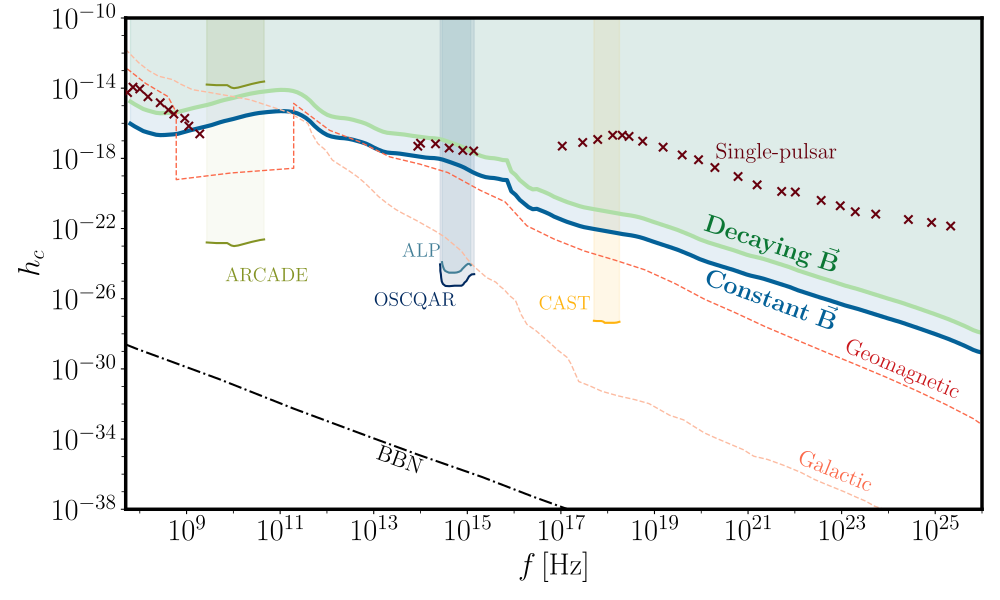

Write the Python code that produced this figure.
import numpy as np
import matplotlib.pyplot as plt
from scipy.linalg import eigh_tridiagonal, eigvalsh
import scipy.linalg.lapack
from matplotlib import rc
from scipy import special
from scipy.special import gamma
import scipy.special as sc
import mpmath
from mpmath import *
import matplotlib
from matplotlib.ticker import AutoMinorLocator, MultipleLocator
import matplotlib.ticker
from scipy import interpolate

rc('text', usetex=True)
font = {"family" : "Latin Modern Roman", "size" : 12}
rc("font", **font)

'Loading data from telescopes'

data_l = open("data/Obs.csv")
plot_data_l=np.genfromtxt(data_l, delimiter=",", dtype=float)
Plot_data_lX=np.transpose(plot_data_l)[0]
Plot_data_lY=np.transpose(plot_data_l)[1]*4*np.pi*1e3
Plot_data_lX=np.delete(Plot_data_lX, 63)
Plot_data_lY=np.delete(Plot_data_lY, 63)
Interpol_l= interpolate.interp1d(Plot_data_lX,Plot_data_lY,kind='cubic')
data_l2 = open("data/Obs-2.csv")
plot_data_l2=np.genfromtxt(data_l2, delimiter=",", dtype=float)
Plot_data_l2X=np.transpose(plot_data_l2)[0]
Plot_data_l2Y=np.transpose(plot_data_l2)[1]*4*np.pi*1e3
Plot_data_l2X=np.delete(Plot_data_l2X, 63)
Plot_data_l2Y=np.delete(Plot_data_l2Y, 63)
Interpol_l= interpolate.interp1d(Plot_data_lX,Plot_data_lY,kind='cubic')
Interpol_l2= interpolate.interp1d(Plot_data_l2X,Plot_data_l2Y,kind='cubic')
#Interpol2= interpolate.interp1d(Plot_dataX,Plot_dataY,kind='cubic')
#

Plot_FluxM1 = np.loadtxt("data/Plot_FluxM1.txt")
Plot_FluxM2 = np.loadtxt("data/Plot_FluxM2.txt")

#####
folder = "data/"
#folder = ""
data_old = open(folder+"ITO23.csv")
plot_data_old=np.genfromtxt(data_old, delimiter=",", dtype=float)
Plot_data_oldX=np.transpose(plot_data_old)[0]
Plot_data_oldY=np.transpose(plot_data_old)[1]
#####
data_ALP = open(folder+"ALP.csv")
plot_data_ALP=np.genfromtxt(data_ALP, delimiter=",", dtype=float)
Plot_data_ALPX=np.transpose(plot_data_ALP)[0]
Plot_data_ALPY=np.transpose(plot_data_ALP)[1]
#Interpol_ALP= interpolate.interp1d(Plot_data_ALPX,Plot_data_ALPY,kind='cubic')
#####
data_OSC = open(folder+"OSC.csv")
plot_data_OSC=np.genfromtxt(data_OSC, delimiter=",", dtype=float)
Plot_data_OSCX=np.transpose(plot_data_OSC)[0]
Plot_data_OSCY=np.transpose(plot_data_OSC)[1]
######
data_CAST = open(folder+"CAST.csv")
plot_data_CAST=np.genfromtxt(data_CAST, delimiter=",", dtype=float)
Plot_data_CASTX=np.transpose(plot_data_CAST)[0]
Plot_data_CASTY=np.transpose(plot_data_CAST)[1]
######
data_ARC = open(folder+"ARC.csv")
plot_data_ARC=np.genfromtxt(data_ARC, delimiter=",", dtype=float)
Plot_data_ARCX=np.transpose(plot_data_ARC)[0]
Plot_data_ARCY=np.transpose(plot_data_ARC)[1]
######
data_Geo = open(folder+"Geomagnetic.csv")
plot_data_Geo=np.genfromtxt(data_Geo, delimiter=",", dtype=float)
Plot_data_GeoX=np.transpose(plot_data_Geo)[0]
Plot_data_GeoY=np.transpose(plot_data_Geo)[1]
######
data_Int = open(folder+"intergalectic.csv")
plot_data_Int=np.genfromtxt(data_Int, delimiter=",", dtype=float)
Plot_data_IntX=np.transpose(plot_data_Int)[0]
Plot_data_IntY=np.transpose(plot_data_Int)[1]
#####
######
data_BBN = open(folder+"BBN.csv")
plot_data_BBN=np.genfromtxt(data_BBN, delimiter=",", dtype=float)
Plot_data_BBNX=np.transpose(plot_data_BBN)[0]
Plot_data_BBNY=np.transpose(plot_data_BBN)[1]

#####
#####


f_mat=np.logspace(7.8,26,200)
f_mat_long=np.logspace(9,25,200)

colors = plt.cm.hot(np.linspace(0,1,15))
colors2 = plt.cm.Greens(np.linspace(0,1,7))
colors3 = plt.cm.PuBu(np.linspace(0,1,7))
colors4 = plt.cm.Reds(np.linspace(0,1,5))




fig=plt.figure(figsize=(10,6))
ax = fig.add_subplot()

ax.plot(f_mat,np.sqrt(2*np.pi)*np.sqrt(Interpol_l(f_mat)/(Plot_FluxM1)),'-',color=colors3[5],linewidth=3)
ax.plot(f_mat,np.sqrt(2*np.pi)*np.sqrt(Interpol_l(f_mat)/(Plot_FluxM2)),'-',color=colors2[2],linewidth=3)

const_B = np.vstack((f_mat,np.sqrt(2*np.pi)*np.sqrt(Interpol_l(f_mat)/(Plot_FluxM1)))).transpose()
decay_B = np.vstack((f_mat,np.sqrt(2*np.pi)*np.sqrt(Interpol_l(f_mat)/(Plot_FluxM2)))).transpose()

np.savetxt("bound_const_B.dat",const_B)
np.savetxt("bound_decay_B.dat",decay_B)


ax.scatter(Plot_data_oldX,Plot_data_oldY,marker='x',color=colors4[4],label='Single Pulsar, Ito 23', zorder = 11)

ax.plot(Plot_data_GeoX,Plot_data_GeoY,'--',color=colors4[2],linewidth=1,label='Geomagnetic')
ax.plot(Plot_data_IntX,Plot_data_IntY,'--',color=colors4[1],linewidth=1,label='Intergalactic')
ax.plot(Plot_data_OSCX,Plot_data_OSCY,'-',color='#01295f',linewidth=1.5,label='OSCAR')
ax.plot(Plot_data_ALPX,Plot_data_ALPY,'-',color='#437f97',linewidth=1.5,label='ALP')
ax.plot(Plot_data_ARCX,Plot_data_ARCY*1e12,'-',color='#849324',linewidth=1.5,label='ARCADE')
ax.plot(Plot_data_ARCX,Plot_data_ARCY*1e3,'-',color='#849324',linewidth=1.5,label='ARCADE')
ax.plot(Plot_data_CASTX,Plot_data_CASTY,'-',color='#ffb30f',linewidth=1.5,label='CAST')
ax.plot(pow(10,Plot_data_BBNX),pow(10,Plot_data_BBNY),'-.',color='black',linewidth=1.5,label='BBN')

ax.fill_between(Plot_data_OSCX,Plot_data_OSCY, 1e-5, color='#01295f',alpha=0.1)
ax.fill_between(Plot_data_ALPX,Plot_data_ALPY, 1e-5, color='#437f97',alpha=0.1)
ax.fill_between(Plot_data_ARCX,Plot_data_ARCY*1e12, 1e-5, color='#849324',alpha=0.1)
ax.fill_between(Plot_data_ARCX,Plot_data_ARCY*1e3, 1e-5, color='#849324',alpha=0.05)
ax.fill_between(Plot_data_CASTX,Plot_data_CASTY, 1e-5, color='#ffb30f',alpha=0.1)

ax.fill_between(f_mat,np.sqrt(2*np.pi*Interpol_l(f_mat)/(Plot_FluxM1)),1e-5, color=colors3[5],alpha=0.1)
ax.fill_between(f_mat,np.sqrt(2*np.pi*Interpol_l(f_mat)/(Plot_FluxM2)),1e-5, color=colors2[2],alpha=0.15)

ax.text(1e17/3, 1e-26/4, 'CAST ', fontsize = 14,color='#ffb30f',rotation=0)
ax.text(1e13, 4e-27, 'OSCQAR', fontsize = 14,color='#01295f',rotation=0)
ax.text(1e14/2.5, 1e-23/4, 'ALP', fontsize = 14,color='#437f97',rotation=0)
ax.text(1e10/1.5, 1e-25, 'ARCADE', fontsize = 14,color='#849324',rotation=00)
ax.text(1e13, 1e-36, 'BBN', fontsize = 16,color='black',rotation=-20)
# ax.text(1e20, 1e-12, 'Galactic NSs', fontsize = 14,color=colors2[3],rotation=0)
ax.text(1e20, 3e-25, r'\textbf{Decaying} $\vec{\mathbf{B}}$', fontsize = 18,color=colors2[5],rotation=-18, weight = 'bold', zorder = 10)
ax.text(1e20, 1.5e-28, r'\textbf{Constant} $\vec{\mathbf{B}}$', fontsize = 18,color=colors3[5],rotation=-20, weight = 'bold', zorder = 10)
ax.text(1e23, 2e-32, r'Geomagnetic', fontsize = 16,color=colors4[3],rotation=-23, zorder = 10)
ax.text(1e22, 1e-37, r'Galactic', fontsize = 16,color=colors4[2],rotation=-22, zorder = 10)
ax.text(2e20, 1e-18, r'Single-pulsar', fontsize = 16,color=colors4[4],rotation=0, zorder = 10)



ax.set_ylim(1e-38,1e-10)
ax.set_xlim(1e10/4,1.2e25)
ax.set_xlim(0.5e8,1e26)
#ax.set_xlim(1e10,1e17)
ax.set_xscale('log')
ax.set_yscale('log')
ax.tick_params(labelsize=22)
ax.tick_params( which='minor',size=3,labelsize=22)
ax.set_xlabel(r'$f\, \rm [Hz]$ ',fontsize=22)
ax.set_ylabel(r'$h_c$  ',fontsize=22)
#ax.legend(fontsize=15)
x_major = matplotlib.ticker.LogLocator(base = 10.0, numticks = 5)
ax.xaxis.set_major_locator(x_major)
x_minor = matplotlib.ticker.LogLocator(base = 10.0, subs = np.arange(1.0, 10.0) * 0.1, numticks = 10)
ax.xaxis.set_minor_locator(x_minor)
ax.xaxis.set_minor_formatter(matplotlib.ticker.NullFormatter())
ax.set_xticks([1e11,1e13,1e15,1e17, 1e19,1e21,1e23,1e25])
#ax.grid(linestyle='--', linewidth=0.1)
x_major = matplotlib.ticker.LogLocator(base = 10.0, numticks = 10)
ax.xaxis.set_major_locator(x_major)
x_minor = matplotlib.ticker.LogLocator(base = 10.0, numticks = 50)
ax.xaxis.set_minor_locator(x_minor)
ax.xaxis.set_minor_formatter(matplotlib.ticker.NullFormatter())
#
y_minor = matplotlib.ticker.LogLocator(base = 10.0, numticks = 50)
ax.yaxis.set_minor_locator(y_minor)
ax.yaxis.set_minor_formatter(matplotlib.ticker.NullFormatter())


for axis in ['top', 'bottom', 'left', 'right']:
    ax.spines[axis].set_linewidth(2.5)

plt.tight_layout()

#plt.show()

plt.savefig('Bounds.pdf')
